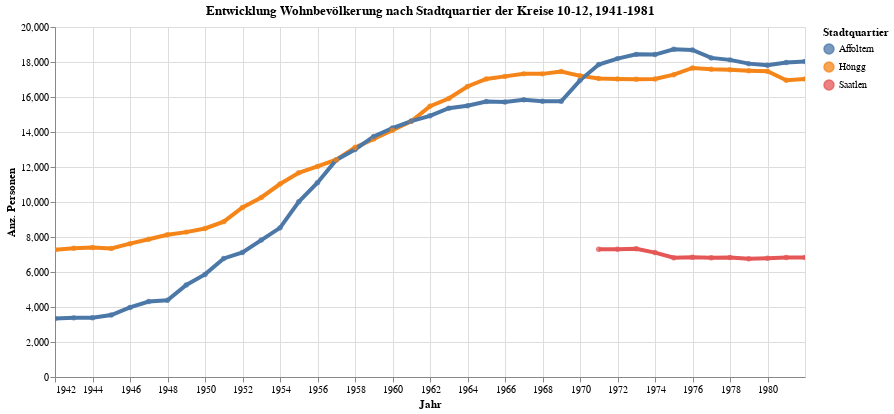

Notebook cell for this chart:
### Code cell
myTitle="Entwicklung Wohnbevölkerung nach Stadtquartier der Kreise 10-12, 1941-1981"

highlight = alt.selection(type='single', on='mouseover',
                          fields=['RAUM_lang'], nearest=True)
#x='date:StichtagDatJahr',
base = alt.Chart(myAgg.reset_index().query('RAUM_my_sort > 100'), title=myTitle).encode(
    x=alt.X('StichtagDatJahr', axis=alt.Axis(title='Jahr'))# , axis=alt.Axis(format='%', title='percentage')
    , y=alt.X('sum_WBev', axis=alt.Axis(title='Anz. Personen'))
    , color=alt.Color('RAUM_lang', legend=alt.Legend(title="Stadtquartier", orient="right"))  
    ,tooltip=['StichtagDatJahr', 'RAUM_lang','sum_WBev']    
)
points = base.mark_circle().encode(
    opacity=alt.value(0.75)
).add_selection(
    highlight
).properties(
    width=750 , height=350
)
lines = base.mark_line().encode(
    size=alt.condition(~highlight, alt.value(0.5), alt.value(4))
).interactive()

lines + points

### Figure 1 — Vega-Lite specification as saved in the notebook (floating-point values rounded to 4 significant figures)
{"config": {"view": {"continuousWidth": 400, "continuousHeight": 300}}, "layer": [{"mark": "line", "encoding": {"color": {"type": "nominal", "field": "RAUM_lang", "legend": {"orient": "right", "title": "Stadtquartier"}}, "size": {"condition": {"value": 0.5, "selection": {"not": "selector005"}}, "value": 4}, "tooltip": [{"type": "temporal", "field": "StichtagDatJahr"}, {"type": "nominal", "field": "RAUM_lang"}, {"type": "quantitative", "field": "sum_WBev"}], "x": {"type": "temporal", "axis": {"title": "Jahr"}, "field": "StichtagDatJahr"}, "y": {"type": "quantitative", "axis": {"title": "Anz. Personen"}, "field": "sum_WBev"}}, "selection": {"selector006": {"type": "interval", "bind": "scales", "encodings": ["x", "y"]}}, "title": "Entwicklung Wohnbevölkerung nach Stadtquartier der Kreise 10-12, 1941-1981"}, {"mark": "circle", "encoding": {"color": {"type": "nominal", "field": "RAUM_lang", "legend": {"orient": "right", "title": "Stadtquartier"}}, "opacity": {"value": 0.75}, "tooltip": [{"type": "temporal", "field": "StichtagDatJahr"}, {"type": "nominal", "field": "RAUM_lang"}, {"type": "quantitative", "field": "sum_WBev"}], "x": {"type": "temporal", "axis": {"title": "Jahr"}, "field": "StichtagDatJahr"}, "y": {"type": "quantitative", "axis": {"title": "Anz. Personen"}, "field": "sum_WBev"}}, "height": 350, "selection": {"selector005": {"type": "single", "on": "mouseover", "fields": ["RAUM_lang"], "nearest": true}}, "title": "Entwicklung Wohnbevölkerung nach Stadtquartier der Kreise 10-12, 1941-1981", "width": 750}], "data": {"name": "data-29861d98cdc9139635d5d2fdfeb837b0"}, "$schema": "https://vega.github.io/schema/vega-lite/v4.8.1.json", "datasets": {"data-29861d98cdc9139635d5d2fdfeb837b0": [{"StichtagDatJahr": "1941-12-31T00:00:00", "RAUM_code": "R00101", "RAUM_lang": "Höngg", "RAUM_my_sort": 101, "sum_WBev": 7276.0}, {"StichtagDatJahr": "1941-12-31T00:00:00", "RAUM_code": "R00111", "RAUM_lang": "Affoltern", "RAUM_my_sort": 111, "sum_WBev": 3347.0}, {"StichtagDatJahr": "1942-12-31T00:00:00", "RAUM_code": "R00101", "RAUM_lang": "Höngg", "RAUM_my_sort": 101, "sum_WBev": 7363.0}, {"StichtagDatJahr": "1942-12-31T00:00:00", "RAUM_code": "R00111", "RAUM_lang": "Affoltern", "RAUM_my_sort": 111, "sum_WBev": 3379.0}, {"StichtagDatJahr": "1943-12-31T00:00:00", "RAUM_code": "R00101", "RAUM_lang": "Höngg", "RAUM_my_sort": 101, "sum_WBev": 7404.0}, {"StichtagDatJahr": "1943-12-31T00:00:00", "RAUM_code": "R00111", "RAUM_lang": "Affoltern", "RAUM_my_sort": 111, "sum_WBev": 3386.0}, {"StichtagDatJahr": "1944-12-31T00:00:00", "RAUM_code": "R00101", "RAUM_lang": "Höngg", "RAUM_my_sort": 101, "sum_WBev": 7350.0}, {"StichtagDatJahr": "1944-12-31T00:00:00", "RAUM_code": "R00111", "RAUM_lang": "Affoltern", "RAUM_my_sort": 111, "sum_WBev": 3542.0}, {"StichtagDatJahr": "1945-12-31T00:00:00", "RAUM_code": "R00111", "RAUM_lang": "Affoltern", "RAUM_my_sort": 111, "sum_WBev": 3976.0}, {"StichtagDatJahr": "1945-12-31T00:00:00", "RAUM_code": "R00101", "RAUM_lang": "Höngg", "RAUM_my_sort": 101, "sum_WBev": 7619.0}, {"StichtagDatJahr": "1946-12-31T00:00:00", "RAUM_code": "R00111", "RAUM_lang": "Affoltern", "RAUM_my_sort": 111, "sum_WBev": 4316.0}, {"StichtagDatJahr": "1946-12-31T00:00:00", "RAUM_code": "R00101", "RAUM_lang": "Höngg", "RAUM_my_sort": 101, "sum_WBev": 7873.0}, {"StichtagDatJahr": "1947-12-31T00:00:00", "RAUM_code": "R00111", "RAUM_lang": "Affoltern", "RAUM_my_sort": 111, "sum_WBev": 4381.0}, {"StichtagDatJahr": "1947-12-31T00:00:00", "RAUM_code": "R00101", "RAUM_lang": "Höngg", "RAUM_my_sort": 101, "sum_WBev": 8128.0}, {"StichtagDatJahr": "1948-12-31T00:00:00", "RAUM_code": "R00111", "RAUM_lang": "Affoltern", "RAUM_my_sort": 111, "sum_WBev": 5263.0}, {"StichtagDatJahr": "1948-12-31T00:00:00", "RAUM_code": "R00101", "RAUM_lang": "Höngg", "RAUM_my_sort": 101, "sum_WBev": 8279.0}, {"StichtagDatJahr": "1949-12-31T00:00:00", "RAUM_code": "R00101", "RAUM_lang": "Höngg", "RAUM_my_sort": 101, "sum_WBev": 8486.0}, {"StichtagDatJahr": "1949-12-31T00:00:00", "RAUM_code": "R00111", "RAUM_lang": "Affoltern", "RAUM_my_sort": 111, "sum_WBev": 5863.0}, {"StichtagDatJahr": "1950-12-31T00:00:00", "RAUM_code": "R00111", "RAUM_lang": "Affoltern", "RAUM_my_sort": 111, "sum_WBev": 6774.0}, {"StichtagDatJahr": "1950-12-31T00:00:00", "RAUM_code": "R00101", "RAUM_lang": "Höngg", "RAUM_my_sort": 101, "sum_WBev": 8878.0}, {"StichtagDatJahr": "1951-12-31T00:00:00", "RAUM_code": "R00101", "RAUM_lang": "Höngg", "RAUM_my_sort": 101, "sum_WBev": 9688.0}, {"StichtagDatJahr": "1951-12-31T00:00:00", "RAUM_code": "R00111", "RAUM_lang": "Affoltern", "RAUM_my_sort": 111, "sum_WBev": 7114.0}, {"StichtagDatJahr": "1952-12-31T00:00:00", "RAUM_code": "R00101", "RAUM_lang": "Höngg", "RAUM_my_sort": 101, "sum_WBev": 10260.0}, {"StichtagDatJahr": "1952-12-31T00:00:00", "RAUM_code": "R00111", "RAUM_lang": "Affoltern", "RAUM_my_sort": 111, "sum_WBev": 7826.0}, {"StichtagDatJahr": "1953-12-31T00:00:00", "RAUM_code": "R00111", "RAUM_lang": "Affoltern", "RAUM_my_sort": 111, "sum_WBev": 8522.0}, {"StichtagDatJahr": "1953-12-31T00:00:00", "RAUM_code": "R00101", "RAUM_lang": "Höngg", "RAUM_my_sort": 101, "sum_WBev": 11030.0}, {"StichtagDatJahr": "1954-12-31T00:00:00", "RAUM_code": "R00101", "RAUM_lang": "Höngg", "RAUM_my_sort": 101, "sum_WBev": 11670.0}, {"StichtagDatJahr": "1954-12-31T00:00:00", "RAUM_code": "R00111", "RAUM_lang": "Affoltern", "RAUM_my_sort": 111, "sum_WBev": 10020.0}, {"StichtagDatJahr": "1955-12-31T00:00:00", "RAUM_code": "R00101", "RAUM_lang": "Höngg", "RAUM_my_sort": 101, "sum_WBev": 12040.0}, {"StichtagDatJahr": "1955-12-31T00:00:00", "RAUM_code": "R00111", "RAUM_lang": "Affoltern", "RAUM_my_sort": 111, "sum_WBev": 11100.0}, {"StichtagDatJahr": "1956-12-31T00:00:00", "RAUM_code": "R00111", "RAUM_lang": "Affoltern", "RAUM_my_sort": 111, "sum_WBev": 12400.0}, {"StichtagDatJahr": "1956-12-31T00:00:00", "RAUM_code": "R00101", "RAUM_lang": "Höngg", "RAUM_my_sort": 101, "sum_WBev": 12420.0}, {"StichtagDatJahr": "1957-12-31T00:00:00", "RAUM_code": "R00111", "RAUM_lang": "Affoltern", "RAUM_my_sort": 111, "sum_WBev": 13000.0}, {"StichtagDatJahr": "1957-12-31T00:00:00", "RAUM_code": "R00101", "RAUM_lang": "Höngg", "RAUM_my_sort": 101, "sum_WBev": 13110.0}, {"StichtagDatJahr": "1958-12-31T00:00:00", "RAUM_code": "R00101", "RAUM_lang": "Höngg", "RAUM_my_sort": 101, "sum_WBev": 13600.0}, {"StichtagDatJahr": "1958-12-31T00:00:00", "RAUM_code": "R00111", "RAUM_lang": "Affoltern", "RAUM_my_sort": 111, "sum_WBev": 13740.0}, {"StichtagDatJahr": "1959-12-31T00:00:00", "RAUM_code": "R00111", "RAUM_lang": "Affoltern", "RAUM_my_sort": 111, "sum_WBev": 14230.0}, {"StichtagDatJahr": "1959-12-31T00:00:00", "RAUM_code": "R00101", "RAUM_lang": "Höngg", "RAUM_my_sort": 101, "sum_WBev": 14100.0}, {"StichtagDatJahr": "1960-12-31T00:00:00", "RAUM_code": "R00101", "RAUM_lang": "Höngg", "RAUM_my_sort": 101, "sum_WBev": 14620.0}, {"StichtagDatJahr": "1960-12-31T00:00:00", "RAUM_code": "R00111", "RAUM_lang": "Affoltern", "RAUM_my_sort": 111, "sum_WBev": 14620.0}, {"StichtagDatJahr": "1961-12-31T00:00:00", "RAUM_code": "R00101", "RAUM_lang": "Höngg", "RAUM_my_sort": 101, "sum_WBev": 15470.0}, {"StichtagDatJahr": "1961-12-31T00:00:00", "RAUM_code": "R00111", "RAUM_lang": "Affoltern", "RAUM_my_sort": 111, "sum_WBev": 14920.0}, {"StichtagDatJahr": "1962-12-31T00:00:00", "RAUM_code": "R00111", "RAUM_lang": "Affoltern", "RAUM_my_sort": 111, "sum_WBev": 15360.0}, {"StichtagDatJahr": "1962-12-31T00:00:00", "RAUM_code": "R00101", "RAUM_lang": "Höngg", "RAUM_my_sort": 101, "sum_WBev": 15910.0}, {"StichtagDatJahr": "1963-12-31T00:00:00", "RAUM_code": "R00111", "RAUM_lang": "Affoltern", "RAUM_my_sort": 111, "sum_WBev": 15500.0}, {"StichtagDatJahr": "1963-12-31T00:00:00", "RAUM_code": "R00101", "RAUM_lang": "Höngg", "RAUM_my_sort": 101, "sum_WBev": 16600.0}, {"StichtagDatJahr": "1964-12-31T00:00:00", "RAUM_code": "R00101", "RAUM_lang": "Höngg", "RAUM_my_sort": 101, "sum_WBev": 17030.0}, {"StichtagDatJahr": "1964-12-31T00:00:00", "RAUM_code": "R00111", "RAUM_lang": "Affoltern", "RAUM_my_sort": 111, "sum_WBev": 15740.0}, {"StichtagDatJahr": "1965-12-31T00:00:00", "RAUM_code": "R00111", "RAUM_lang": "Affoltern", "RAUM_my_sort": 111, "sum_WBev": 15720.0}, {"StichtagDatJahr": "1965-12-31T00:00:00", "RAUM_code": "R00101", "RAUM_lang": "Höngg", "RAUM_my_sort": 101, "sum_WBev": 17180.0}, {"StichtagDatJahr": "1966-12-31T00:00:00", "RAUM_code": "R00111", "RAUM_lang": "Affoltern", "RAUM_my_sort": 111, "sum_WBev": 15850.0}, {"StichtagDatJahr": "1966-12-31T00:00:00", "RAUM_code": "R00101", "RAUM_lang": "Höngg", "RAUM_my_sort": 101, "sum_WBev": 17320.0}, {"StichtagDatJahr": "1967-12-31T00:00:00", "RAUM_code": "R00101", "RAUM_lang": "Höngg", "RAUM_my_sort": 101, "sum_WBev": 17320.0}, {"StichtagDatJahr": "1967-12-31T00:00:00", "RAUM_code": "R00111", "RAUM_lang": "Affoltern", "RAUM_my_sort": 111, "sum_WBev": 15750.0}, {"StichtagDatJahr": "1968-12-31T00:00:00", "RAUM_code": "R00111", "RAUM_lang": "Affoltern", "RAUM_my_sort": 111, "sum_WBev": 15760.0}, {"StichtagDatJahr": "1968-12-31T00:00:00", "RAUM_code": "R00101", "RAUM_lang": "Höngg", "RAUM_my_sort": 101, "sum_WBev": 17460.0}, {"StichtagDatJahr": "1969-12-31T00:00:00", "RAUM_code": "R00111", "RAUM_lang": "Affoltern", "RAUM_my_sort": 111, "sum_WBev": 16950.0}, {"StichtagDatJahr": "1969-12-31T00:00:00", "RAUM_code": "R00101", "RAUM_lang": "Höngg", "RAUM_my_sort": 101, "sum_WBev": 17210.0}, {"StichtagDatJahr": "1970-12-31T00:00:00", "RAUM_code": "R00121", "RAUM_lang": "Saatlen", "RAUM_my_sort": 121, "sum_WBev": 7297.0}, {"StichtagDatJahr": "1970-12-31T00:00:00", "RAUM_code": "R00111", "RAUM_lang": "Affoltern", "RAUM_my_sort": 111, "sum_WBev": 17860.0}, {"StichtagDatJahr": "1970-12-31T00:00:00", "RAUM_code": "R00101", "RAUM_lang": "Höngg", "RAUM_my_sort": 101, "sum_WBev": 17060.0}, {"StichtagDatJahr": "1971-12-31T00:00:00", "RAUM_code": "R00121", "RAUM_lang": "Saatlen", "RAUM_my_sort": 121, "sum_WBev": 7299.0}, {"StichtagDatJahr": "1971-12-31T00:00:00", "RAUM_code": "R00111", "RAUM_lang": "Affoltern", "RAUM_my_sort": 111, "sum_WBev": 18190.0}, {"StichtagDatJahr": "1971-12-31T00:00:00", "RAUM_code": "R00101", "RAUM_lang": "Höngg", "RAUM_my_sort": 101, "sum_WBev": 17030.0}, {"StichtagDatJahr": "1972-12-31T00:00:00", "RAUM_code": "R00121", "RAUM_lang": "Saatlen", "RAUM_my_sort": 121, "sum_WBev": 7328.0}, {"StichtagDatJahr": "1972-12-31T00:00:00", "RAUM_code": "R00111", "RAUM_lang": "Affoltern", "RAUM_my_sort": 111, "sum_WBev": 18440.0}, {"StichtagDatJahr": "1972-12-31T00:00:00", "RAUM_code": "R00101", "RAUM_lang": "Höngg", "RAUM_my_sort": 101, "sum_WBev": 17020.0}, {"StichtagDatJahr": "1973-12-31T00:00:00", "RAUM_code": "R00111", "RAUM_lang": "Affoltern", "RAUM_my_sort": 111, "sum_WBev": 18420.0}, {"StichtagDatJahr": "1973-12-31T00:00:00", "RAUM_code": "R00101", "RAUM_lang": "Höngg", "RAUM_my_sort": 101, "sum_WBev": 17040.0}, {"StichtagDatJahr": "1973-12-31T00:00:00", "RAUM_code": "R00121", "RAUM_lang": "Saatlen", "RAUM_my_sort": 121, "sum_WBev": 7108.0}, {"StichtagDatJahr": "1974-12-31T00:00:00", "RAUM_code": "R00111", "RAUM_lang": "Affoltern", "RAUM_my_sort": 111, "sum_WBev": 18730.0}, {"StichtagDatJahr": "1974-12-31T00:00:00", "RAUM_code": "R00101", "RAUM_lang": "Höngg", "RAUM_my_sort": 101, "sum_WBev": 17280.0}, {"StichtagDatJahr": "1974-12-31T00:00:00", "RAUM_code": "R00121", "RAUM_lang": "Saatlen", "RAUM_my_sort": 121, "sum_WBev": 6818.0}, {"StichtagDatJahr": "1975-12-31T00:00:00", "RAUM_code": "R00121", "RAUM_lang": "Saatlen", "RAUM_my_sort": 121, "sum_WBev": 6846.0}, {"StichtagDatJahr": "1975-12-31T00:00:00", "RAUM_code": "R00111", "RAUM_lang": "Affoltern", "RAUM_my_sort": 111, "sum_WBev": 18690.0}, {"StichtagDatJahr": "1975-12-31T00:00:00", "RAUM_code": "R00101", "RAUM_lang": "Höngg", "RAUM_my_sort": 101, "sum_WBev": 17660.0}, {"StichtagDatJahr": "1976-12-31T00:00:00", "RAUM_code": "R00111", "RAUM_lang": "Affoltern", "RAUM_my_sort": 111, "sum_WBev": 18230.0}, {"StichtagDatJahr": "1976-12-31T00:00:00", "RAUM_code": "R00101", "RAUM_lang": "Höngg", "RAUM_my_sort": 101, "sum_WBev": 17590.0}, {"StichtagDatJahr": "1976-12-31T00:00:00", "RAUM_code": "R00121", "RAUM_lang": "Saatlen", "RAUM_my_sort": 121, "sum_WBev": 6818.0}, {"StichtagDatJahr": "1977-12-31T00:00:00", "RAUM_code": "R00111", "RAUM_lang": "Affoltern", "RAUM_my_sort": 111, "sum_WBev": 18120.0}, {"StichtagDatJahr": "1977-12-31T00:00:00", "RAUM_code": "R00101", "RAUM_lang": "Höngg", "RAUM_my_sort": 101, "sum_WBev": 17560.0}, {"StichtagDatJahr": "1977-12-31T00:00:00", "RAUM_code": "R00121", "RAUM_lang": "Saatlen", "RAUM_my_sort": 121, "sum_WBev": 6823.0}, {"StichtagDatJahr": "1978-12-31T00:00:00", "RAUM_code": "R00121", "RAUM_lang": "Saatlen", "RAUM_my_sort": 121, "sum_WBev": 6758.0}, {"StichtagDatJahr": "1978-12-31T00:00:00", "RAUM_code": "R00111", "RAUM_lang": "Affoltern", "RAUM_my_sort": 111, "sum_WBev": 17910.0}, {"StichtagDatJahr": "1978-12-31T00:00:00", "RAUM_code": "R00101", "RAUM_lang": "Höngg", "RAUM_my_sort": 101, "sum_WBev": 17500.0}, {"StichtagDatJahr": "1979-12-31T00:00:00", "RAUM_code": "R00111", "RAUM_lang": "Affoltern", "RAUM_my_sort": 111, "sum_WBev": 17820.0}, {"StichtagDatJahr": "1979-12-31T00:00:00", "RAUM_code": "R00101", "RAUM_lang": "Höngg", "RAUM_my_sort": 101, "sum_WBev": 17470.0}, {"StichtagDatJahr": "1979-12-31T00:00:00", "RAUM_code": "R00121", "RAUM_lang": "Saatlen", "RAUM_my_sort": 121, "sum_WBev": 6785.0}, {"StichtagDatJahr": "1980-12-31T00:00:00", "RAUM_code": "R00121", "RAUM_lang": "Saatlen", "RAUM_my_sort": 121, "sum_WBev": 6834.0}, {"StichtagDatJahr": "1980-12-31T00:00:00", "RAUM_code": "R00111", "RAUM_lang": "Affoltern", "RAUM_my_sort": 111, "sum_WBev": 17970.0}, {"StichtagDatJahr": "1980-12-31T00:00:00", "RAUM_code": "R00101", "RAUM_lang": "Höngg", "RAUM_my_sort": 101, "sum_WBev": 16950.0}, {"StichtagDatJahr": "1981-12-31T00:00:00", "RAUM_code": "R00101", "RAUM_lang": "Höngg", "RAUM_my_sort": 101, "sum_WBev": 17020.0}, {"StichtagDatJahr": "1981-12-31T00:00:00", "RAUM_code": "R00111", "RAUM_lang": "Affoltern", "RAUM_my_sort": 111, "sum_WBev": 18030.0}, {"StichtagDatJahr": "1981-12-31T00:00:00", "RAUM_code": "R00121", "RAUM_lang": "Saatlen", "RAUM_my_sort": 121, "sum_WBev": 6832.0}]}}
